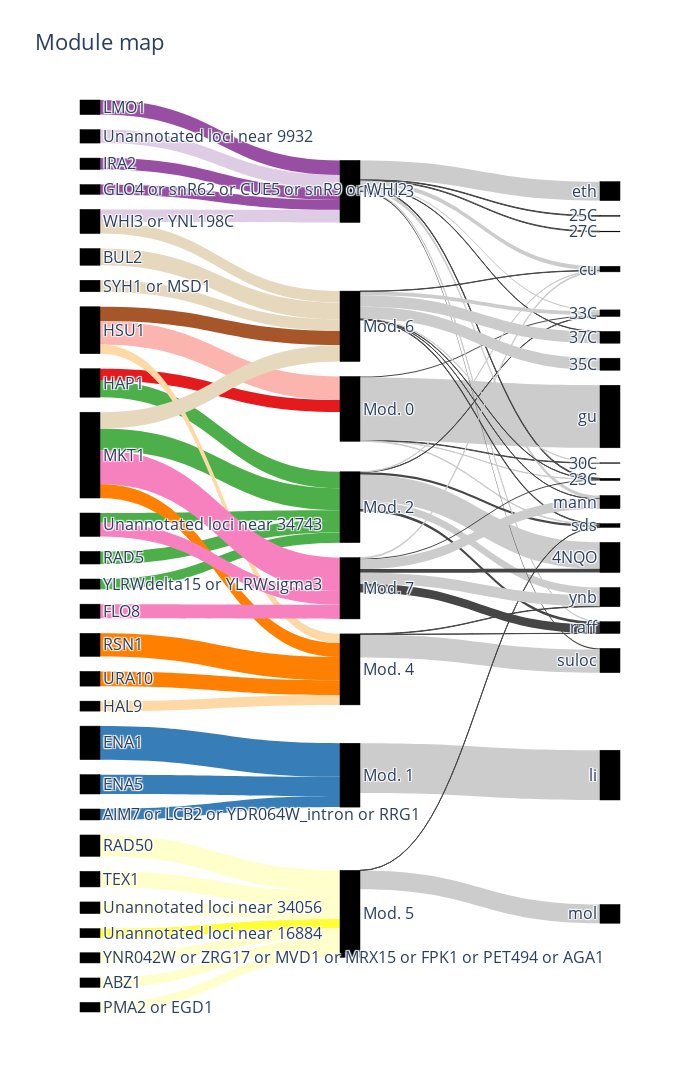

Notebook cell for this chart:
### Code cell
import plotly.graph_objects as go
import plotly.io as pio
fig = go.Figure(data=[go.Sankey(
    node = dict(
      pad = 15,
      thickness = 20,
      line = dict(color = "black", width = 0.5),
      label = label,
      color = "black"

    ),
    link = dict(
      source = source,
      target = target,
      value = value,
      color = color
  ))])

fig.update_layout(title_text="Module map", font_size=16,  width=700, height=1200)
fig.show()
#pio.write_image(fig, fig_path + "sankey_small.svg")

### Figure 1 — Plotly figure (JSON) as saved in the notebook; plotly's stock layout.template omitted (floating-point values rounded to 4 significant figures; data arrays with more than 128 entries replaced by an {"elided": "..."} marker saying what was removed)
{"data": [{"link": {"color": {"elided": "179 str values"}, "source": {"elided": "179 int values"}, "target": {"elided": "179 int values"}, "value": {"elided": "179 float values"}}, "node": {"color": "black", "label": ["Mod. 0", "Mod. 1", "Mod. 2", "Mod. 3", "Mod. 4", "Mod. 5", "Mod. 6", "Mod. 7", "ENA5", "ENA1", "AIM7 or LCB2 or YDR064W_intron or RRG1", "Unannotated loci near 9932", "FLO8", "Unannotated loci near 16884", "LMO1", "RAD5", "HAP1", "YLRWdelta15 or YLRWsigma3", "HSU1", "BUL2", "RSN1", "URA10", "TEX1", "RAD50", "Unannotated loci near 34056", "WHI3 or YNL198C", "MKT1", "Unannotated loci near 34743", "ABZ1", "YNR042W or ZRG17 or MVD1 or MRX15 or FPK1 or PET494 or AGA1", "HAL9", "IRA2", "GLO4 or snR62 or CUE5 or snR9 or WHI2", "SYH1 or MSD1", "PMA2 or EGD1", "23C", "25C", "27C", "30C", "33C", "35C", "37C", "4NQO", "cu", "eth", "gu", "li", "mann", "mol", "raff", "sds", "suloc", "ynb", "all other effects"], "line": {"color": "black", "width": 0.5}, "pad": 15, "thickness": 20}, "type": "sankey"}], "layout": {"font": {"size": 16}, "height": 1200, "title": {"text": "Module map"}, "width": 700}}
